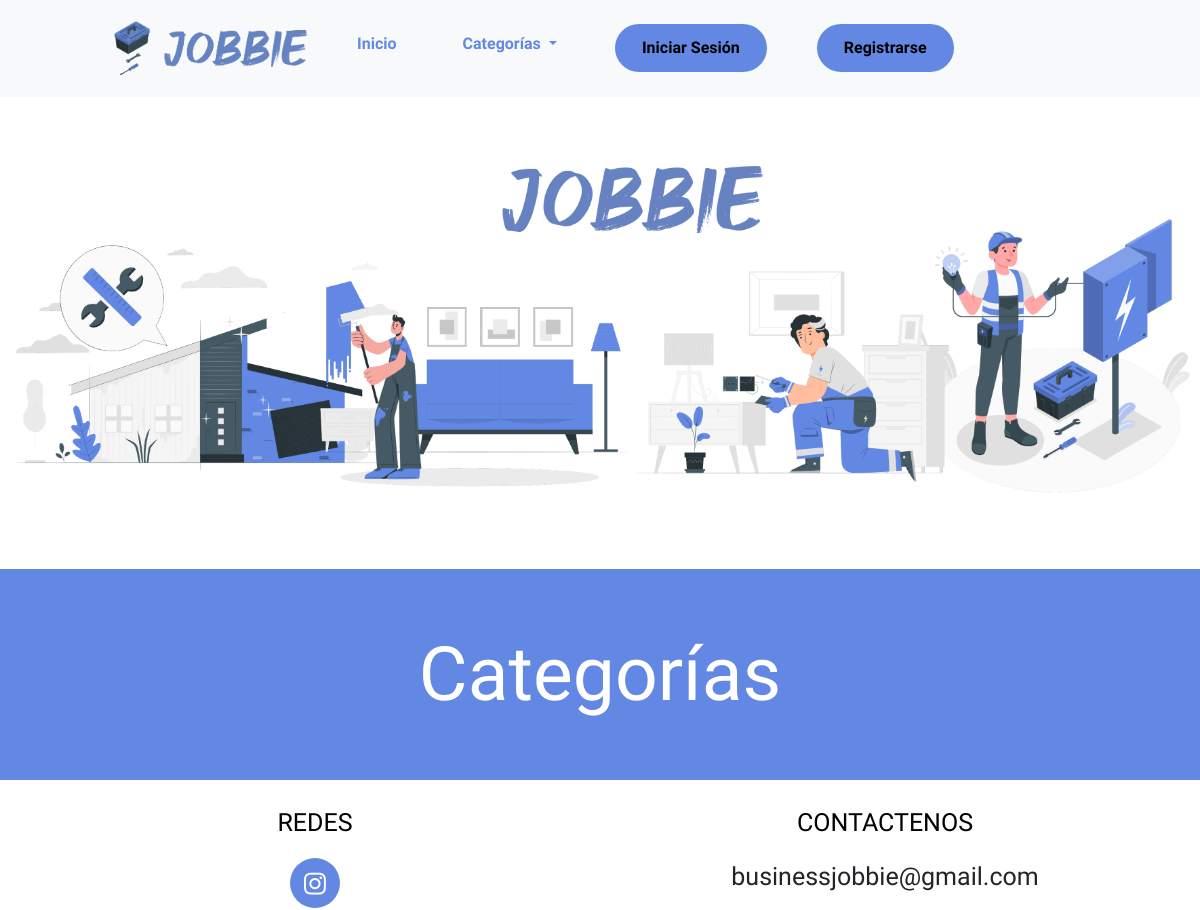
The app's page /, older data.
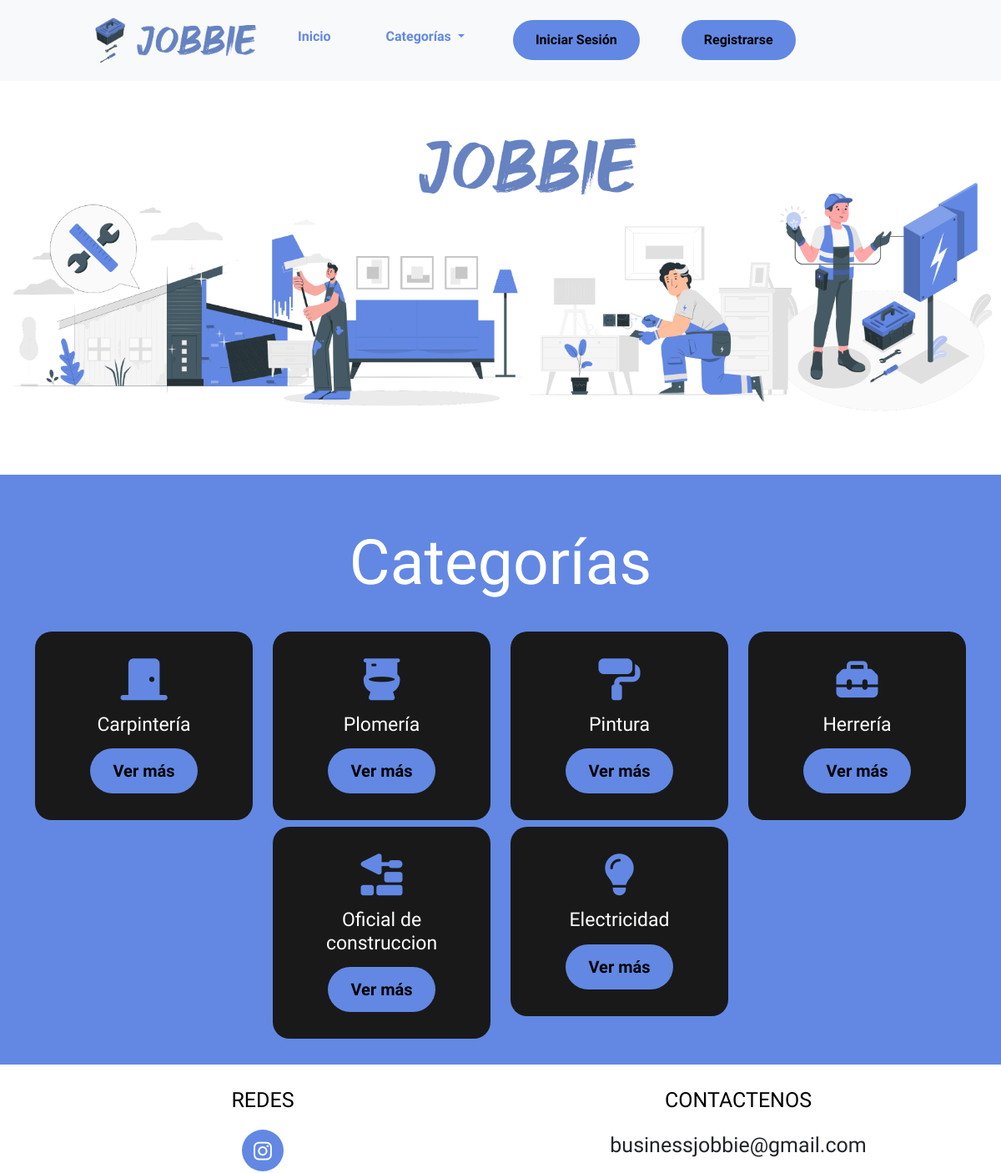
The same page, newer data.
### core/perfiles/models.py (models this page shows, shortened)
class Skills(models.Model):
    especialidad=models.CharField(max_length=50, verbose_name="Especialidad", null=False)
    icono=models.CharField(max_length=100, verbose_name="Icono fontAwesome", null=False)
    class Meta:
        verbose_name='Especialidad'
        verbose_name_plural='Especialidades'
        db_table="especialidades"

### core/perfiles/views.py (the view)
# urls.py: path('',views.index, name="index"),
def index(request):
    categorias=Skills.objects.all()
    return render(request, 'index/index.html',{
        'titulo':'Inicio',
        'especialidades':categorias
    })

### templates/index/index.html (shortened to what this page needs)
{% extends 'layout/layout.html' %}
{% load static %}
{% block links %}
<link href="https://cdn.jsdelivr.net/npm/bootstrap@5.0.2/dist/css/bootstrap.min.css" rel="stylesheet">
<link rel="stylesheet" href={% static 'styles/style.css' %} />
<link rel="stylesheet" href={% static 'styles/styleProfile.css' %} />
{% endblock links %}
{% block body %}
    {% include 'layout/componentes/generales/header.html' %}
    <img src={% static 'images/banner.png' %} float="center" alt="imagen" class="w-100 img-fluid" >
    <main>
        <div class="category">
            <div class="title">
                <h2>Categorías</h2>
            </div>
                {% include 'layout/componentes/index/cardCategorias.html' %}
        </div>
    </main>
    {% include 'layout/componentes/generales/footer.html' %}
{% endblock body %}

### templates/layout/componentes/index/cardCategorias.html
<div class="container">
    <div class="row d-flex justify-content-center">
        {% for especialidad in especialidades %}
            <div class=" col-12 col-md-3 mt-2">
                <a href="{% url 'categorias' id=especialidad.id %}" style="text-decoration:none; color:#6288E3;">
                    <div class="card-especialidad p-3">
                        <i class="{{especialidad.icono}} icono m-3"></i>
                        <h5>{{especialidad.especialidad}}</h5>
                        <p style="text-align: center;">
                            <a href="{% url 'categorias' id=especialidad.id %}" class="btn" style="text-decoration:none; font-size:20px; ">Ver más</a>
                        </p>
                    </div>
                </a>
            </div>
        {% endfor %}
    </div>
</div>

Row changes from the older to the newer data that the page shows:
added Skills: especialidad "Carpintería"
added Skills: especialidad "Plomería"
added Skills: especialidad "Pintura"
added Skills: especialidad "Herrería"
added Skills: especialidad "Oficial de construccion"
added Skills: especialidad "Electricidad"
